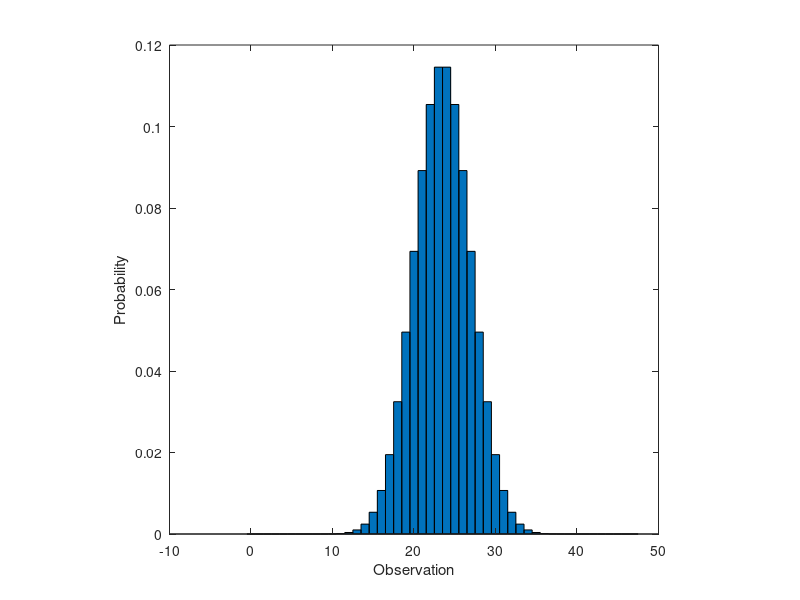

This figure's MATLAB source:
%Binomial test
%n=tries, k=successes, p=probability of success, a=confidence level (0.05=5%)
n=47;
k=20;
p=0.5;
a=0.05;
%binomial test
P=(factorial(n)/(factorial(k)*factorial(n-k)))*(p^k)*(1-p)^(n-k);
%plot a binomial distribution
x = 0:n;
y = binopdf(x,n,0.5);
figure;
bar(x,y,1);
xlabel('Observation');
ylabel('Probability');
%Mean and Variance
[M,V] = binostat(n,p);
%standard deviation
sigma=sqrt(V);
UpperBound = M+(2*sigma);
LowerBound = M-(2*sigma);
%confidence interval; MLE and confidence bounds (95%). MLE is number of
%success over number of trials. Calculation done using the mean M of the 
%MLEm = MLE (model), MLEs = MLE (sample), ratio of success to tries
[MLEm,CI]=binofit(M,n,a);
[MLEs]=binofit(k,n);
axis square
%xlim([25,63])